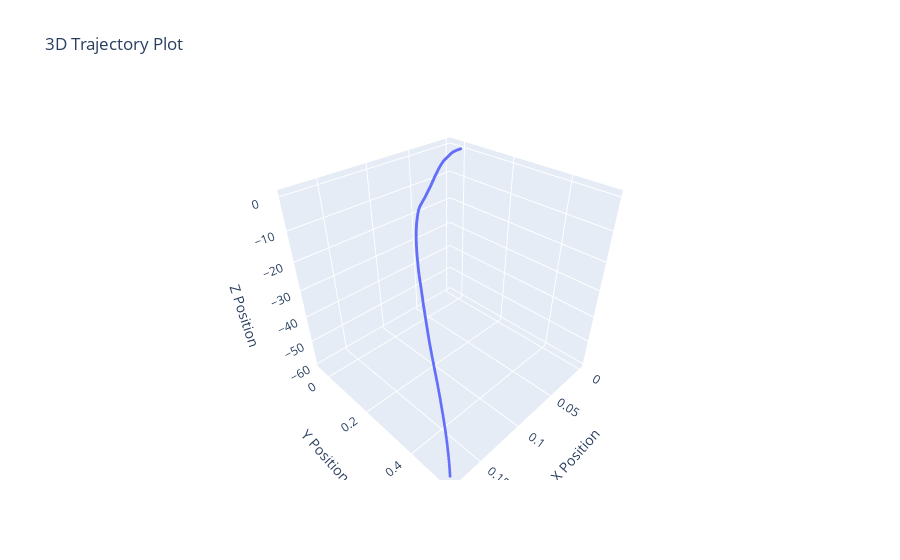

Source (notebook cell):
### Code cell
plot_trajectory(position)
compute_metrics(position, position_data)

### Figure 1 — Plotly figure (JSON) as saved in the notebook; plotly's stock layout.template omitted (floating-point values rounded to 4 significant figures; data arrays with more than 128 entries replaced by an {"elided": "..."} marker saying what was removed)
{"data": [{"marker": {"size": 1}, "mode": "markers+lines", "type": "scatter3d", "x": {"elided": "500 float values"}, "y": {"elided": "500 float values"}, "z": {"elided": "500 float values"}}], "layout": {"scene": {"xaxis": {"title": {"text": "X Position"}}, "yaxis": {"title": {"text": "Y Position"}}, "zaxis": {"title": {"text": "Z Position"}}}, "title": {"text": "3D Trajectory Plot"}}}
